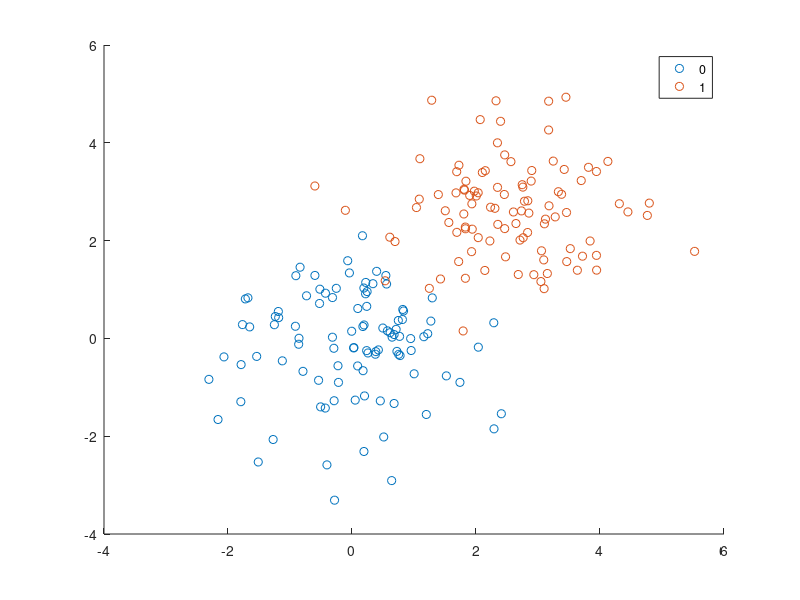

Write the MATLAB code that produced this figure. (Note: this script raises an error after producing the figure.)
%https://stevenmiller888.github.io/mind-how-to-build-a-neural-network/
%http://neuralnetworksanddeeplearning.com/chap2.html

nn = 100;

d1 = randn(nn,2);
d2 = randn(nn,2) + repmat([2.5,2.5],nn,1);


X = [d1;d2];
Y = [ones(nn,1)*0; ones(nn,1)*1 ];

figure
gscatter(X(:,1),X(:,2),Y)

%% try it with script first

NN = [];

alpha = 0.1; %gradient rate
NN.Inputs = size(X,2);
NN.Layers = 3;
NN.Nodes = [3,5,1]; %3 nodes on hidden layer, 1 output
NN.PrevNodes = [NN.Inputs,NN.Nodes]; %previous layers nodes

%loop through all nodes and layer
for ll = 1:NN.Layers
   %weight matrix and bias vector for each layer (W_L)
   NN.layer{ll}.weights = rand(NN.Nodes(ll), NN.PrevNodes(ll) );
   NN.layer{ll}.bias = zeros(NN.Nodes(ll),1);
end

[NNi,SSi] = size(X);

%we'll mean variance scale the data and sace that scaling for later
[Xhat,shift,scale] = MeanVarianceScale(X);
NN.InputScale = scale;
NN.InputShift = shift;

epochs = 100;
for oo = 1:epochs
    
    %for estimating RMSE and cost
    outputestimate = [];
    costSum = 0;
    
    for tt = 1:NNi
        %get current values (we'll use column vectors for math)
        sampleinput = Xhat(tt,:)';
        sampleoutput = Y(tt,:)';

        %test the current output with our weights
        layerout = [];
        weightedinput = [];
        %(layerout and weightedinput indices are shifted up one)
        layerout{1} = sampleinput; 
        weightedinput{1} = sampleinput;
        for ll = 1:NN.Layers

            %weighted input at each node in the layer (eq. 25)
            z = NN.layer{ll}.weights * layerout{end} + NN.layer{ll}.bias;
            %activation function is sigmoid for now
            nodeoutput = sigmoidFunction(z);

            %store previous layers outputs and sum at each node
            layerout{end+1} = nodeoutput; %output of the current layer (all nodes)
            weightedinput{end+1} = z; % sum value (prior to activation)
        end
        outputestimate(tt,:) = layerout{end}';

        %calculate error at output layer (a_L - y)
        res = layerout{end} - sampleoutput;
        
        %keep track of summation of error cost function (eq. 27)
        costSum = costSum + 0.5*norm(res);
        
        %error in the output layer (Eq. BP1)
        delta{NN.Layers} = res .* sigmoidDerivative( weightedinput{end} ) ;

        %backpropogate error to previous layers (Eq. BP2)
        %(now we shift our indices back to layer based (1,2,3...)
        for ll = (NN.Layers):-1:2
            %weights in next layer
            w_l1 = NN.layer{ll}.weights;
            %delta in next layer
            delta_l1 = delta{ll};
            %derivative of sigmoid for this layer
            sigz = sigmoidDerivative( weightedinput{ll} );
            %updated error delta for this layer
            delta{ll-1} = (w_l1'*delta_l1) .* sigz;
        end
        
        %update bias and weights using error delta terms
        for ll = 1:NN.Layers
            %gradient steps for weights and biases
            %here layerout{ll} is the activations from previous layer
            %because we shifted our indices
            dc_db = delta{ll}; %(Eq. 31)
            dc_dw = delta{ll} * layerout{ll}'; %(Eq. 32)
            
            %actually update them
            NN.layer{ll}.weights = NN.layer{ll}.weights - dc_dw*alpha;
            NN.layer{ll}.bias = NN.layer{ll}.bias - dc_db*alpha;
        end
    end

    %compute errors / cost
    C = (1/NNi) * costSum;
    rmse = sqrt(mean( (outputestimate - Y).^2 ));

end

Y_est = round(outputestimate);

figure
gscatter(X(:,1),X(:,2),Y_est)


%% Now we weaponized it

layers = 1;
nodes = 3;
alpha = 0.5;

clear NN
[NN] = NNInitialize(X,Y,layers,nodes);

[NN,MSE] = NNTrain(X,Y,NN,alpha,100,0.01);

Yest = NNOnline(NN, X);
    
figure
gscatter(X(:,1),X(:,2),Yest)

